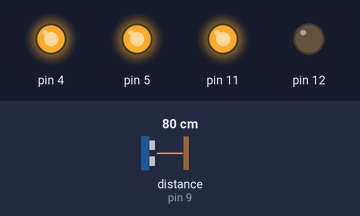
Simulated run of this sketch. Board: Arduino Uno, built with avr-gcc and run on an emulated ATmega328P. Shown: output pins drawn as LEDs (lit = HIGH). Wiring (inferred from the names in the program): ultrasonic range finder: trigger pin 8; echo pin 9. Dashed ring = blinking. The inputs (shaded band) are chosen by the test bench; at power-on: distance to the obstacle (sensor on pin 9) 80 cm. The echo pulse lasts 58.3 µs per cm; pins used as bus, display or sensor lines are not drawn.

Above: at 1.2 s.
1.3 s: distance to the obstacle (sensor on pin 9) set to 74 cm
2.8 s: distance to the obstacle (sensor on pin 9) set to 66 cm
At 3.6 s:
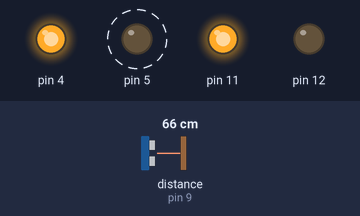
At 4.0 s:
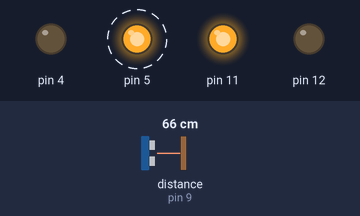
Timing chart, 0 to 11.8 s (numbered marks = the images above; inputs shaded):
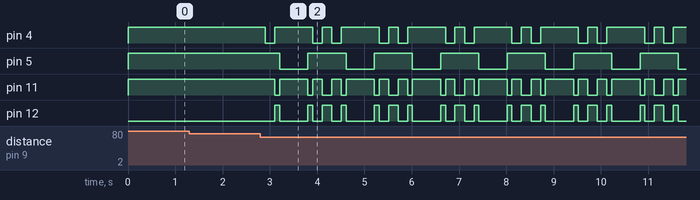

The sketch:

sketch_jun07a.ino
```cpp
// defines pins numbers
const int trigPin = 8;
const int echoPin = 9;
const int turn=200;
// defines variables
long duration;
int distance;
void setup() {
pinMode(trigPin, OUTPUT); // Sets the trigPin as an Output
pinMode(echoPin, INPUT); // Sets the echoPin as an Input
pinMode(4 , OUTPUT);
pinMode(5,OUTPUT);
pinMode(11,OUTPUT);
pinMode(12,OUTPUT);
digitalWrite(4,HIGH);
digitalWrite(5,HIGH);
digitalWrite(11,HIGH);
digitalWrite(12,HIGH);
Serial.begin(9600); // Starts the serial communication
}
void left (int ms)
 {
  digitalWrite(5 , LOW);
  digitalWrite(12 , LOW);
  delay(ms);
  digitalWrite(5 , HIGH);
  digitalWrite(12 , HIGH);
 }

 void right (int ms )
 {
  digitalWrite(4 , LOW);
  digitalWrite(12 , LOW);
  delay(ms);
  digitalWrite(4, HIGH);
  digitalWrite(12 , HIGH);
 }

void fwd (void)
{
  digitalWrite(12 , LOW);
}
void Stop (void)
{
  int state=digitalRead(12);
  digitalWrite(12 , HIGH);
  digitalWrite(11 , HIGH);
  if(state)
  {
  digitalWrite(11 , LOW);
  delay(turn/2);
  digitalWrite(11 , HIGH);
 }
else
{
  digitalWrite(12 , LOW);
  delay(turn/2);
  digitalWrite(12 , HIGH);
}
}


 void rew (void)
 {
  digitalWrite(11 , LOW);
 }
void loop() {


int temp=0;

  temp = SensorFunction();

 if(temp > 70 ){
  fwd ();
 }
 else
 {

   Stop();
   right (turn);
   Stop();
   left (3*turn);
   Stop();
   right (turn);
   Stop();


 }

}

int SensorFunction(){

  // Clears the trigPin
digitalWrite(trigPin, LOW);
delayMicroseconds(2);
// Sets the trigPin on HIGH state for 10 micro seconds
digitalWrite(trigPin, HIGH);
delayMicroseconds(10);
digitalWrite(trigPin, LOW);
// Reads the echoPin, returns the sound wave travel time in microseconds
duration = pulseIn(echoPin, HIGH);
// Calculating the distance
distance= duration*0.034/2;

return distance;

  }
```

Measured:
- the behaviour switches between 72 and 71 cm on distance to the obstacle (sensor on pin 9) (found by bisection; images 0 and 1)
- after the input at 1.3 s, every drawn part: stays the same
- after the input at 2.8 s, pin 4: HIGH → LOW after 0.11 s, then repeats every 1.4 s: HIGH 0.80 s, LOW 0.20 s, HIGH 0.20 s, LOW 0.20 s; pin 5: alternates HIGH for 0.80 s and LOW for 0.60 s, starting after 0.41 s
